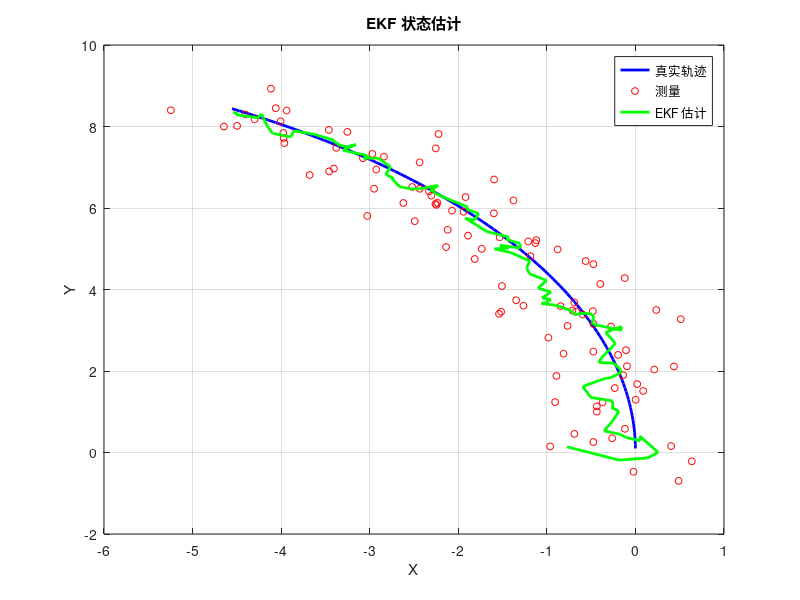

Recreate this plot in MATLAB.
% 定义时间步长和总的模拟时间
dt = 0.1;
T = 10;
steps = T / dt;

% 初始状态
x_true = [0; 0; pi/2];
x_est = x_true;

% 初始协方差矩阵
P = eye(3);

% 过程噪声协方差
Q = diag([0.1, 0.1, deg2rad(1.0)]).^2;

% 测量噪声协方差
R = diag([0.5, 0.5]).^2;

% 控制输入 [v, omega]
u = [1; 0.1];

% 用于存储真实轨迹和测量的变量
trajectory_true = zeros(steps, 3);
measurements = zeros(steps, 2);
estimates = zeros(steps, 3);

for k = 1:steps
    % 模拟真实状态
    x_true(1) = x_true(1) + dt * u(1) * cos(x_true(3));
    x_true(2) = x_true(2) + dt * u(1) * sin(x_true(3));
    x_true(3) = x_true(3) + dt * u(2);
    trajectory_true(k, :) = x_true';
    
    % 生成带噪声的测量
    z = [x_true(1); x_true(2)] + sqrt(R) * randn(2, 1);
    measurements(k, :) = z';
    
    % EKF 预测
    x_pred = x_est;
    x_pred(1) = x_pred(1) + dt * u(1) * cos(x_est(3));
    x_pred(2) = x_pred(2) + dt * u(1) * sin(x_est(3));
    x_pred(3) = x_pred(3) + dt * u(2);
    
    F = [1, 0, -dt * u(1) * sin(x_est(3));
         0, 1, dt * u(1) * cos(x_est(3));
         0, 0, 1];
    P_pred = F * P * F' + Q;
    
    % EKF 更新
    H = [1, 0, 0;
         0, 1, 0];
    K = P_pred * H' / (H * P_pred * H' + R);
    x_est = x_pred + K * (z - H * x_pred);
    P = (eye(3) - K * H) * P_pred;
    estimates(k, :) = x_est';
end

% 绘制结果
figure;
plot(trajectory_true(:, 1), trajectory_true(:, 2), 'b-', 'LineWidth', 2); hold on;
plot(measurements(:, 1), measurements(:, 2), 'ro', 'MarkerSize', 5);
plot(estimates(:, 1), estimates(:, 2), 'g-', 'LineWidth', 2);
legend('真实轨迹', '测量', 'EKF 估计');
xlabel('X');
ylabel('Y');
title('EKF 状态估计');
grid on;
